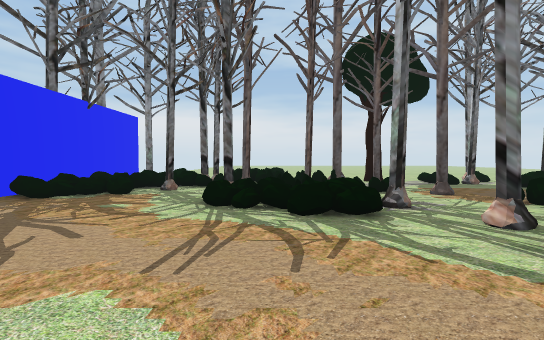
[1] (above)

23 first-person views from a walk through a Unity game level. The camera is 1.3 m above the floor, tilts 2° down and sees 85° across. The floor is counted in squares, 1.84 m on a side. Each view is taken from the middle of a square. On the plan, view 1 faces up. The plan holds only what a view shows up to about 10 squares ahead; the rest is blank. The place goes on beyond the plan. The player character is not drawn.

[2]
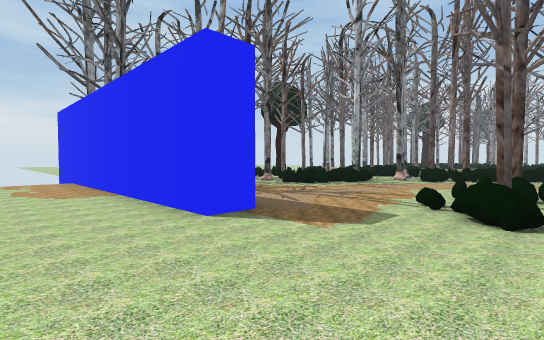

[3]
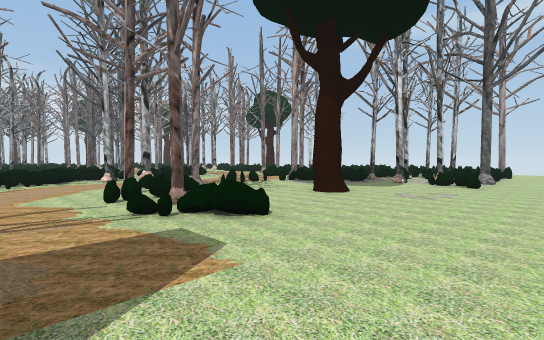

[4]
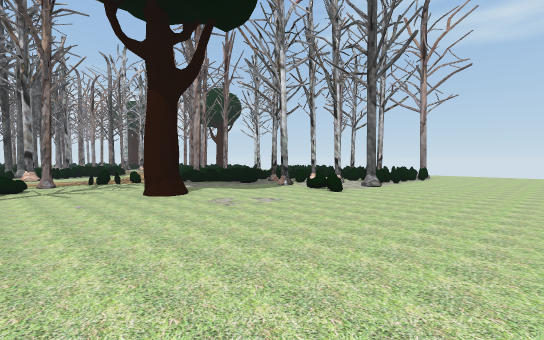

[5]
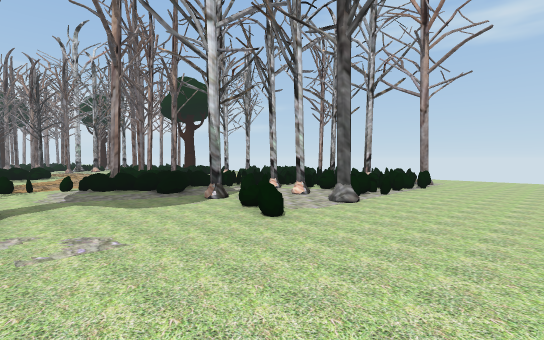

[6]
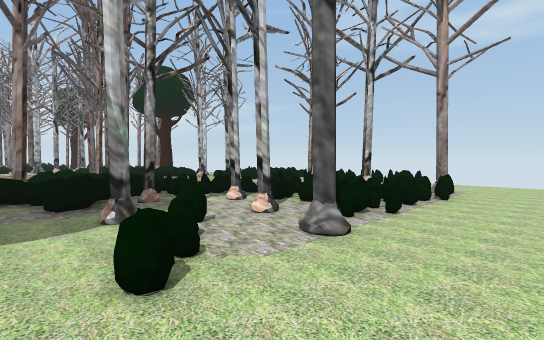

[7]
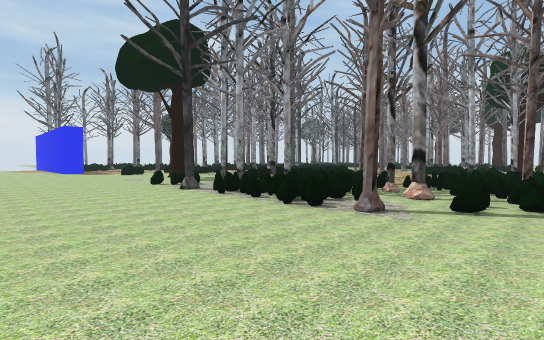

[8]
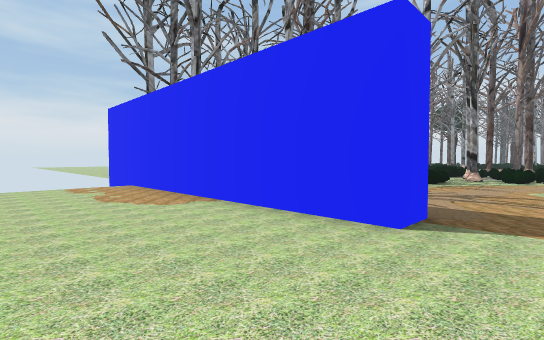

[9]
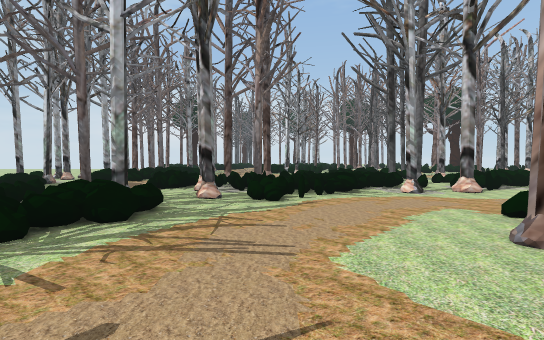

[10]
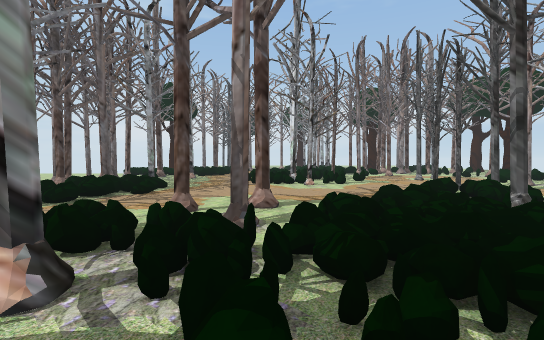

[11]
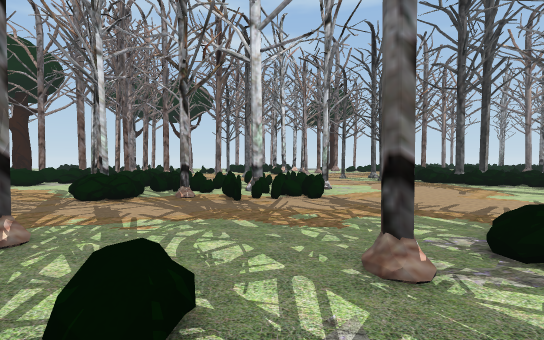

[12]
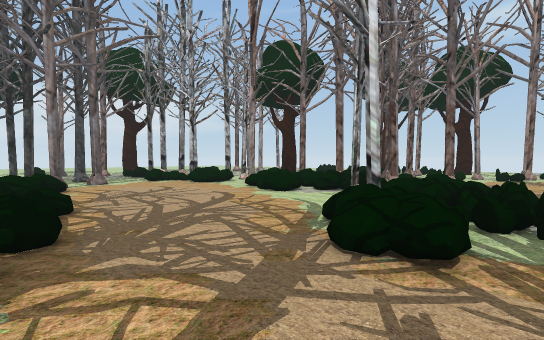

[13]
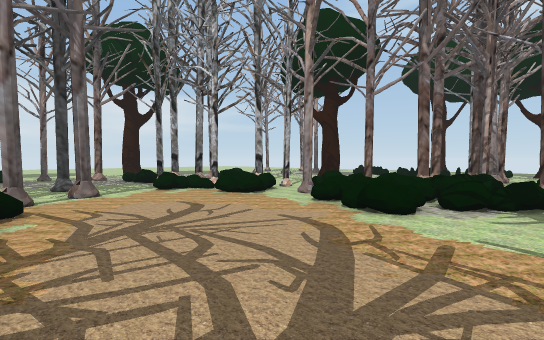

[14]
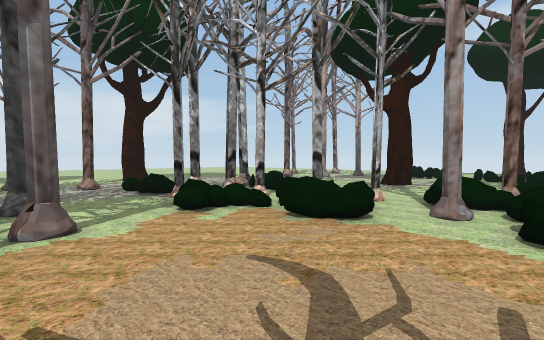

[15]
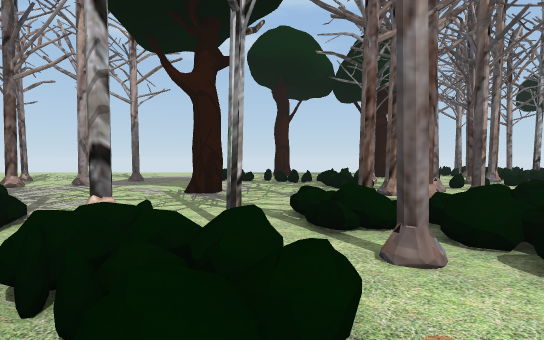

[16]
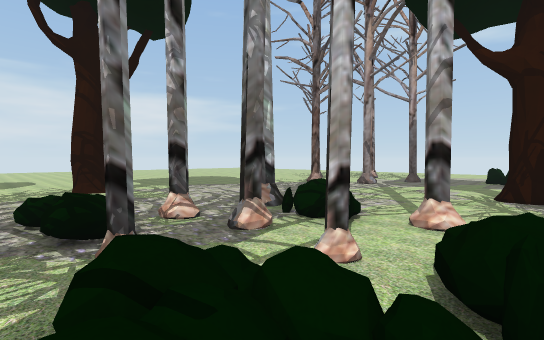

[17]
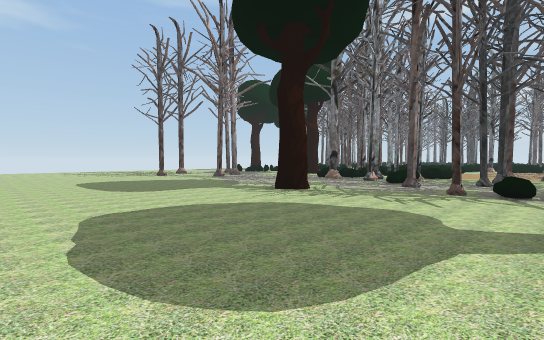

[18]
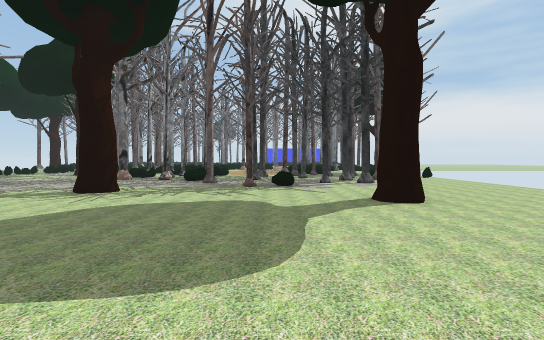

[19]
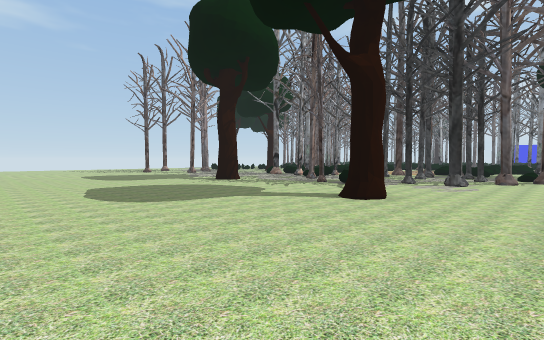

[20]
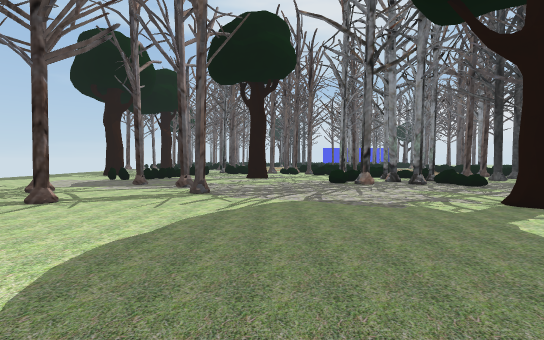

[21]
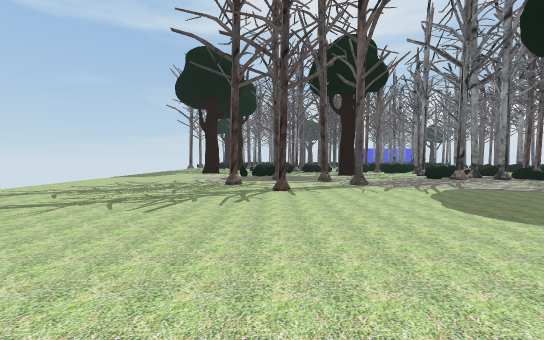

[22]
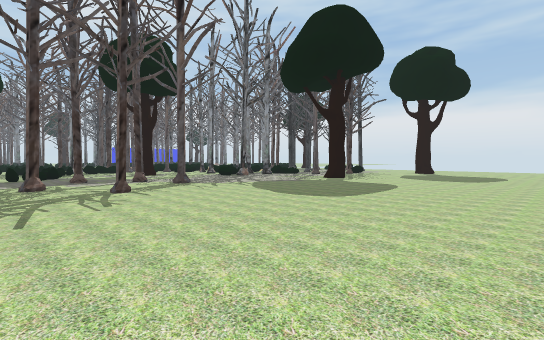

[23]
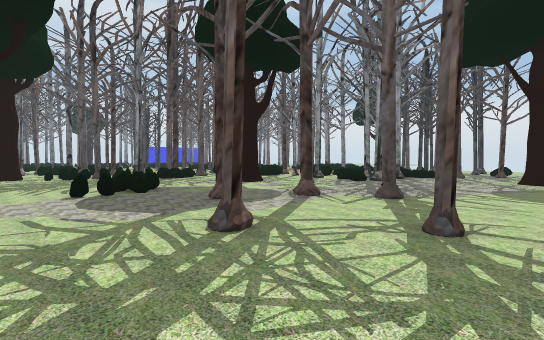

### Floor plan
Key: @ floor where view 1 was taken; # wall or solid block; x gap in a wall; . main floor; : floor 0.5 m higher than the main floor; + floor 0.75 m higher than the main floor; / step, stairs or slope; = window, fence, low wall or low ledge.
Columns run from 9 left of view 1 to 38 right of it. Each row starts with its distance up from view 1.
 11    #
 10    #  =##=  #   #
  9 ...#  ##===#..####                   .....
  8 ...##==##==.#...=  =#..              ...........
  7 ...###=##=#=....= #=##.            #............
  6 ...####.#===.#...===##..#           .##.........
  5 ...#....===#.==...#....... =  :=    ......#.....
  4 ...#......=...==............./.==## #...........
  3 ...#........##=##.....=..=.............=........
  2 .........../===##....===#==........#............
  1 ............====.....##===#.......=...#.........
  0  ....=..#@...x::=....======#.==.=.=#==..........
 -1 ........==...#===#....  #===#==#==###...#.......
 -2 .............#=##=#...     #=:==#.#=#...........
 -3 .............==##=#        #=x##....=...........
 -4 ......#..=.  .=          .#.#.##................
 -5 .........=....===        .....x.................
 -6 ........=/....           ....#=.................
 -7 ....=.#=+ /=             ....#=......#.#........
 -8 .....==#=====           =##....=................
 -9 ....###==  ##          ==#  .#=.=.=.#...#.......
-10 ....=====                    =....=....#........
-11 ....====.                   #...................
-12 ....==##=                      ..............
-13 ....###=====                       .........
-14 .....===##==.#                       ......
-15 .....===  =                          .....

Positions as (right, up) in squares from view 1, and headings:
1: (0, 0), facing up
2: (-8, -1), facing up-right
3: (-7, 2), facing down-right
4: (-9, -1), facing down-right
5: (-8, -4), facing down-right
6: (-7, -6), facing down-right
7: (-9, -15), facing up-right
8: (-9, 1), facing up-right
9: (-3, 2), facing right
10: (2, 2), facing right
11: (13, 8), facing down
12: (15, 5), facing down-right
13: (18, 4), facing down-right
14: (21, 3), facing down-right
15: (23, 1), facing down
16: (24, 1), facing down-right
17: (37, 4), facing down-left
18: (38, 3), facing left
19: (38, 8), facing down-left
20: (36, -5), facing left
21: (38, -9), facing left
22: (38, -11), facing up-left
23: (32, -12), facing up-left
